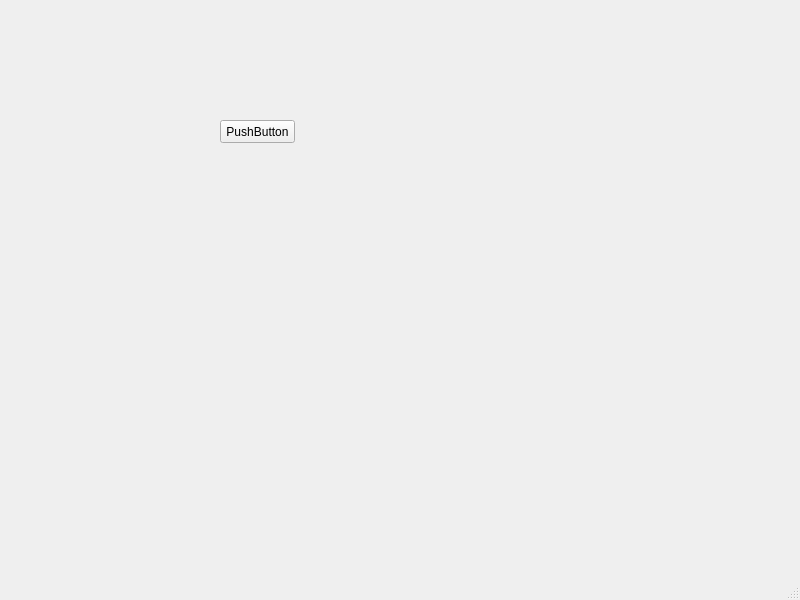
<?xml version="1.0" encoding="UTF-8"?>
<ui version="4.0">
 <class>common_user</class>
 <widget class="QMainWindow" name="common_user">
  <property name="geometry">
   <rect>
    <x>0</x>
    <y>0</y>
    <width>800</width>
    <height>600</height>
   </rect>
  </property>
  <property name="windowTitle">
   <string>MainWindow</string>
  </property>
  <widget class="QWidget" name="centralwidget">
   <widget class="QPushButton" name="pushButton">
    <property name="geometry">
     <rect>
      <x>220</x>
      <y>120</y>
      <width>75</width>
      <height>23</height>
     </rect>
    </property>
    <property name="text">
     <string>PushButton</string>
    </property>
   </widget>
  </widget>
  <widget class="QMenuBar" name="menubar">
   <property name="geometry">
    <rect>
     <x>0</x>
     <y>0</y>
     <width>800</width>
     <height>23</height>
    </rect>
   </property>
  </widget>
  <widget class="QStatusBar" name="statusbar"/>
 </widget>
 <resources/>
 <connections/>
</ui>
